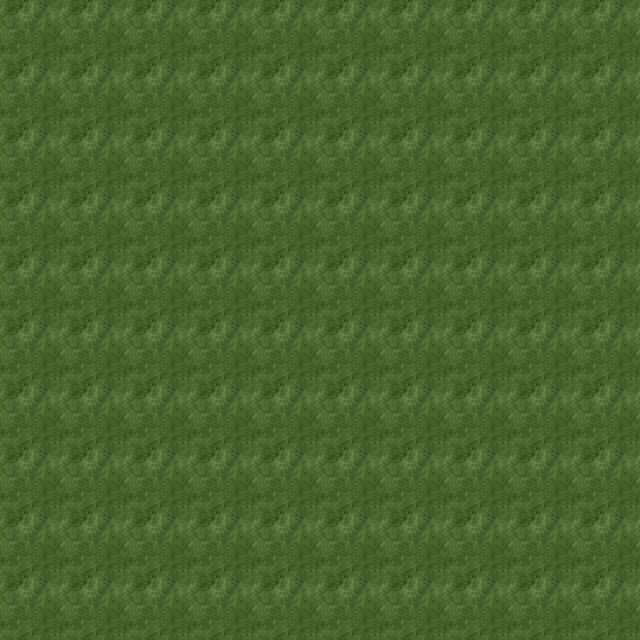

Below is a game level as drawn by its tile map, then a one-line description and the .tmx that defines it (tile-layer data replaced by summaries):
An orthogonal 10x10 tile map with 64x64 px tiles, 3 tile layers (Background, Dynamic_Obstacles, Walls).

<map version="1.0" orientation="orthogonal" renderorder="right-down" width="10" height="10" tilewidth="64" tileheight="64" nextobjectid="1">
 <tileset firstgid="1" name="64pxTileSet" tilewidth="64" tileheight="64">
  <image source="../64pxTileSet.png" width="1472" height="128" />
 </tileset>
 <layer name="Background" width="10" height="10">
  <data>[100 cells, 100 non-empty, 1 distinct tile ids]</data>
 </layer>
 <layer name="Dynamic_Obstacles" width="10" height="10">
  <data>[100 cells, 0 non-empty, 0 distinct tile ids]</data>
 </layer>
 <layer name="Walls" width="10" height="10">
  <data>[100 cells, 0 non-empty, 0 distinct tile ids]</data>
 </layer>
</map>
